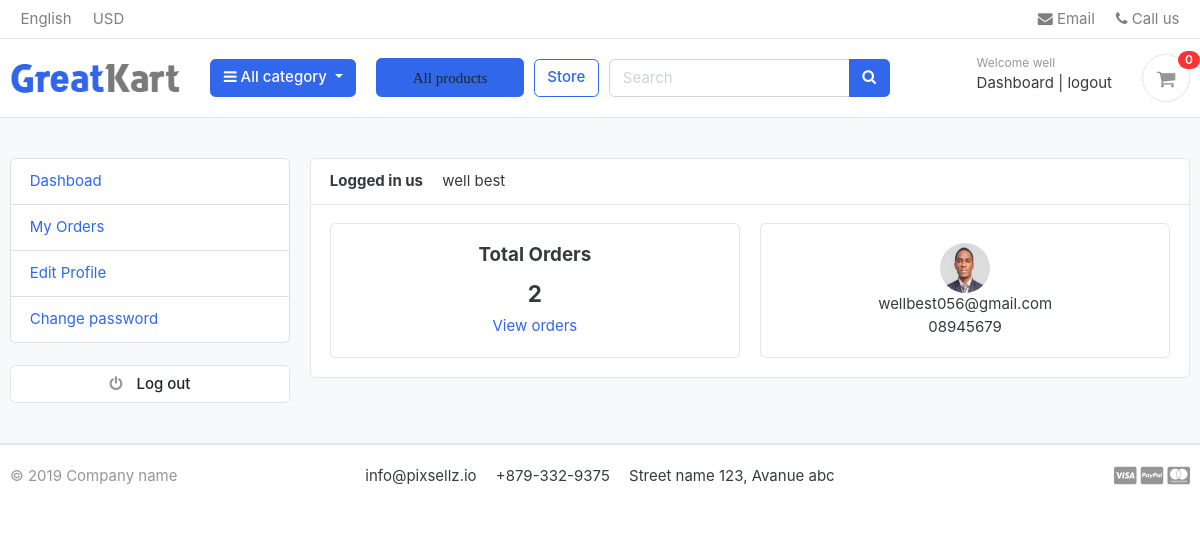
Page /accounts/dashboard/ (signed in) on the committed database.
### accounts/models.py (models this page shows, shortened)
class Accounts(AbstractBaseUser):
    first_name=models.CharField(max_length=50)
    last_name=models.CharField(max_length=50)
    username=models.CharField(max_length=50, unique=True)
    email=models.EmailField(max_length=100,unique=True)
    phone_number=models.CharField(max_length=50)
    date_join=models.DateTimeField(auto_now_add=True)
    last_login=models.DateTimeField(auto_now_add=True)
    is_admin=models.BooleanField(default=False)
    is_staff=models.BooleanField(default=False)
    is_active=models.BooleanField(default=False)
    is_superadmin=models.BooleanField(default=False)
    USERNAME_FIELD='email'
    REQUIRED_FIELDS=['username','first_name','last_name']
    objects=MyAccountManager()
    def full_name(self):
        return f'{self.first_name} {self.last_name}'

class UserProfile(models.Model):
    user=models.OneToOneField(Accounts,on_delete=models.CASCADE)
    address_line_1=models.CharField(max_length=100,blank=True)
    address_line_2=models.CharField(max_length=100,blank=True)
    profile_picture=models.ImageField(blank=True,upload_to='userprofile')
    city=models.CharField(max_length=20,blank=True)
    state=models.CharField(max_length=20,blank=True)
    country=models.CharField(max_length=20,blank=True)

### accounts/views.py (the view)
# urls.py: path('accounts/dashboard/',views.dashboard,name='dashboard'),
@login_required(login_url ='login')
def dashboard(request):
    orders=Order.objects.order_by('-created_at').filter(user_id=request.user.id,is_ordered=True)
    order_count = orders.count()
    userprofile=UserProfile.objects.get(user_id=request.user.id)
    context={
        'order_count':order_count,
        'userprofile':userprofile
    }
    return render(request,'accounts/dashboard.html',context)

### carts/context_processors.py (called while the page is built)
def counter(request):
    cart_count=0
    if 'admin' in request.path:
        return {}
    else:
        try:
            cart=Cart.objects.filter(cart_id=_cart_id(request))
            if request.user.is_authenticated:
                cart_items = CartItem.objects.all().filter(user=request.user)
            else:
                cart_items = CartItem.objects.all().filter(cart=cart[:1])
            for cart_item in cart_items:
                cart_count += cart_item.quantity
        except Cart.DoesNotExist:
            cart_count=0
    return dict(cart_count = cart_count)

### carts/views.py (called while the page is built)
def _cart_id(request):
    cart = request.session.session_key
    if not cart:
        request.session.create()
        cart = request.session.session_key
    return cart

### category/context_processor.py (called while the page is built)
def menu_link(request):
    links = category.objects.all()
    return dict(links=links)

### category/models.py (called while the page is built)
    def get_url(self):
        return reverse('products_by_category',args=[self.slug])

### e_commerce/templates/accounts/dashboard.html (shortened to what this page needs)
{% extends 'base.html' %}
{% block content %}
<section class="section-conten padding-y bg">
    <div class="container">
        <div class="row">
            {% include 'includes/dashboad_sidebar.html'%}
        <main class="col-md-9">
            <article class="card">
            <header class="card-header">
                <strong class="d-inline-block mr-3">Logged in us</strong>
                <span>{{ user.full_name }}</span>
            </header>
            <div class="card-body">
                <div class="row">
                    <div class="col-md-6">
                        <div class="card">
                            <div class="card-body" style="text-align:center">
                                <h5 class="card-title">Total Orders</h5>
                                <h4>{{ order_count }}</h4>
                                <a href="{% url 'my_orders' %}">View orders</a>
                            </div>
                        </div>
                    </div>
                    <div class="col-md-6">
                        <div class="card" style="text-align:center">
                            <div class="card-body">
                                <img src="{{ userprofile.profile_picture.url }}" alt="User Profile Picture" width="50" height="50" style="border-radius:50%">
                                <P class="mb-0">{{user.email}}</P>
                                <p>{{user.phone_number}}</p>
                            </div>
                        </div>
                    </div>
                </div>
            </div>
            </article>
        </main>
    </div>
    </div>
    </section>
{% endblock %}

### e_commerce/templates/includes/navbar.html (shortened to what this page needs)
{% load static %}
<header class="section-header">
    <nav class="navbar p-md-0 navbar-expand-sm navbar-light border-bottom">
    <div class="container">
      <div class="collapse navbar-collapse" id="navbarTop4">
        <ul class="navbar-nav mr-auto">
            <li class="nav-item dropdown">
                 <a href="#" class="nav-link">   English </a>
            </li>
            <li class="nav-item dropdown">
                <a href="#" class="nav-link"> USD </a>
            </li>
        </ul>
        <ul class="navbar-nav">
            <li><a href="#" class="nav-link"> <i class="fa fa-envelope"></i> Email </a></li>
            <li><a href="#" class="nav-link"> <i class="fa fa-phone"></i> Call us </a></li>
        </ul>
      </div>
    </div>
    </nav>
    <section class="header-main border-bottom">
        <div class="container">
    <div class="row align-items-center">
        <div class="col-lg-2 col-md-3 col-6">
            <a href="{% url 'home'%}" class="brand-wrap">
                <img class="logo" src="{%static './images/logo.png'%}">
            </a>
        </div>
        <div class="col-lg col-sm col-md col-6 flex-grow-0">
            <div class="category-wrap dropdown d-inline-block float-right">
                <button type="button" class="btn btn-primary dropdown-toggle" data-toggle="dropdown">
                    <i class="fa fa-bars"></i> All category
                </button>
            </div>
        </div>
        <div class="col-lg col-sm col-md col-6 flex-grow-0">
            <div class="category-wrap float-right">
                <button type="button" class="btn btn-primary ">
                    <i class="fa"><a class="dropdown-item" href="{% url 'store'%}">All products</a></i>
                </button>
            </div>
        </div>
        <a href="{% url 'store' %}" class="btn btn-outline-primary">Store</a>
        <div class="col-lg  col-md-6 col-sm-12 col">
            <form action="{% url 'search' %}" class="search" method='GET'>
                <div class="input-group w-100">
                    <input type="text" class="form-control" style="width:60%;" placeholder="Search" name="keyword">
                    <div class="input-group-append">
                      <button class="btn btn-primary" type="submit">
                        <i class="fa fa-search"></i>
                      </button>
                    </div>
                </div>
            </form>
        </div>
        <div class="col-lg-3 col-sm-6 col-8 order-2 order-lg-3">
                    <div class="d-flex justify-content-end mb-3 mb-lg-0">
                        {% if user.id is None %}
                        <div class="widget-header">
                            <small class="title text-muted">Welcome guest!</small>
                            <div>
                                <a href="{% url 'login' %}">Sign in</a> <span class="dark-transp"> | </span>
                                <a href="{% url 'register' %}"> Register</a>
                            </div>
                        </div>
                        {% else %}
                        <div class="widget-header">
                            <small class="title text-muted">Welcome {{ user.first_name }}</small>
                            <div>
                                <a href="{% url 'dashboard'%}">Dashboard</a> <span class="dark-transp"> | </span>
                                <a href="{% url 'logout' %}"> logout</a>
                            </div>
                        </div>
                        {% endif %}
                        <a href="{% url 'cart' %}" class="widget-header pl-3 ml-3">
                            <div class="icon icon-sm rounded-circle border"><i class="fa fa-shopping-cart"></i></div>
                            <span class="badge badge-pill badge-danger notify">{{ cart_count }}</span>
                        </a>
                    </div>
                </div>
    </div>
        </div>
    </section>
    </header>

### e_commerce/static/css/ui.css (style rules this page uses)
html { font-family: "Inter", sans-serif; font-size: 15px; }
.icon-xs, .icon-sm, .icon-md, .icon-lg { display: inline-block; text-align: center; flex-shrink: 0; flex-grow: 0; }
.icon-sm { width: 48px; height: 48px; line-height: 48px !important; font-size: 20px; }
.padding-y { padding-top: 40px; padding-bottom: 40px; }
article:after, .form-group:after { display: block; clear: both; content: ""; }
.bg { background-color: #f8f9fa; }
p:last-child { margin-bottom: 0; }
.header-main { position: relative; padding-top: 1rem; padding-bottom: 1rem; }
.brand-wrap .logo, .navbar-brand .logo { margin-right: 7px; max-height: 42px; display: inline-block; }
.widget-header { display: inline-block; vertical-align: middle; position: relative; }
.widget-header a { color: #343a40; }
.widget-header i { color: #969696; }
.widget-header .title { display: block; }
.widget-header .notify { position: absolute; top: -3px; right: -10px; }
.notify { position: absolute; top: -4px; right: -10px; display: inline-block; padding: 0.25em 0.6em; font-size: 12px; line-height: 1; text-align: center; border-radius: 3rem; color: #fff; background-color: #fa3434; }

### rows in the picture
Accounts: first_name "well", full_name "well best", email "wellbest056@gmail.com", phone_number "08945679"
UserProfile: profile_picture (picture)

### other values in the picture
{{ cart_count }} "0"
{{ order_count }} "2"
